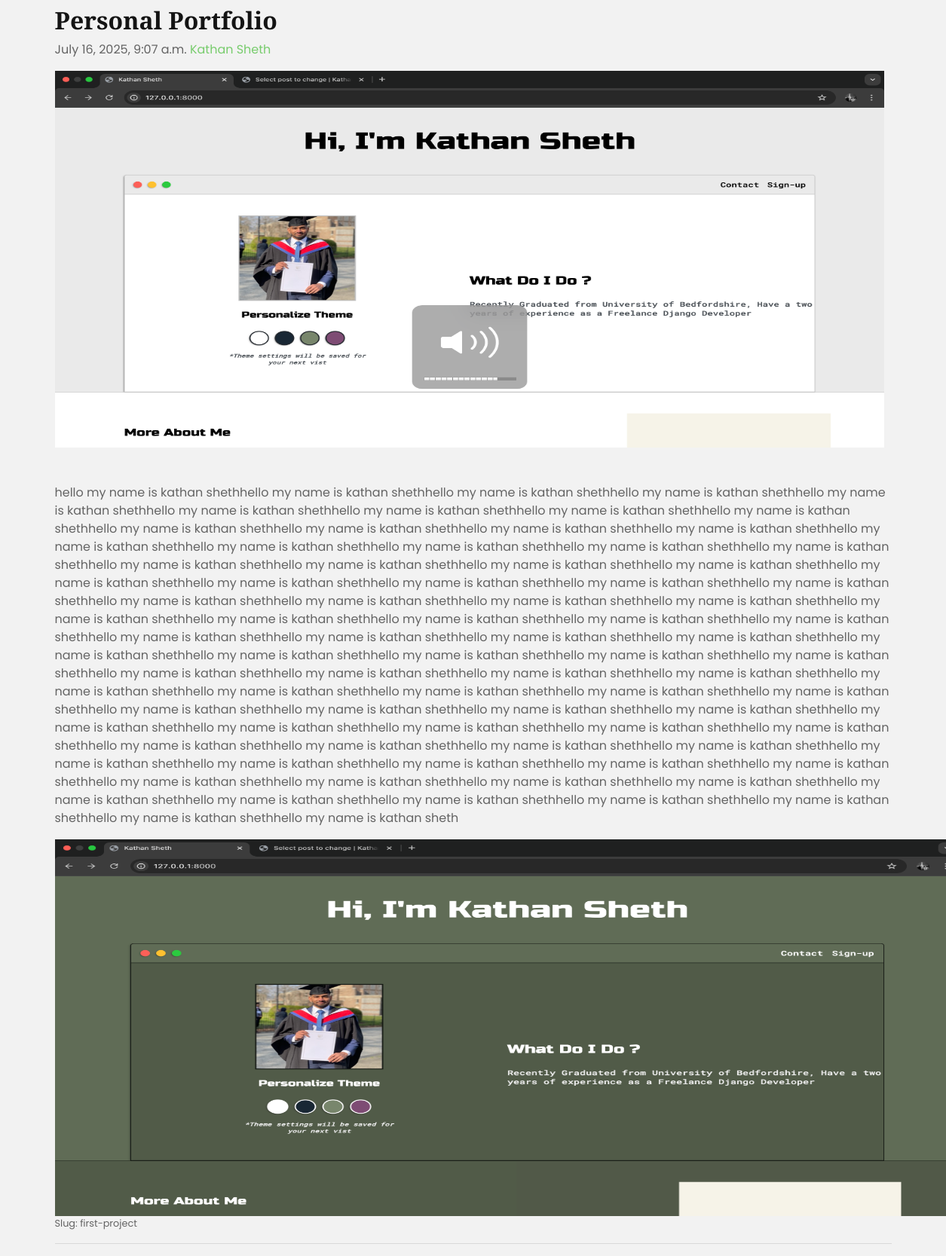
/home/projectpost/first-project/, run on an earlier commit of the app's database.
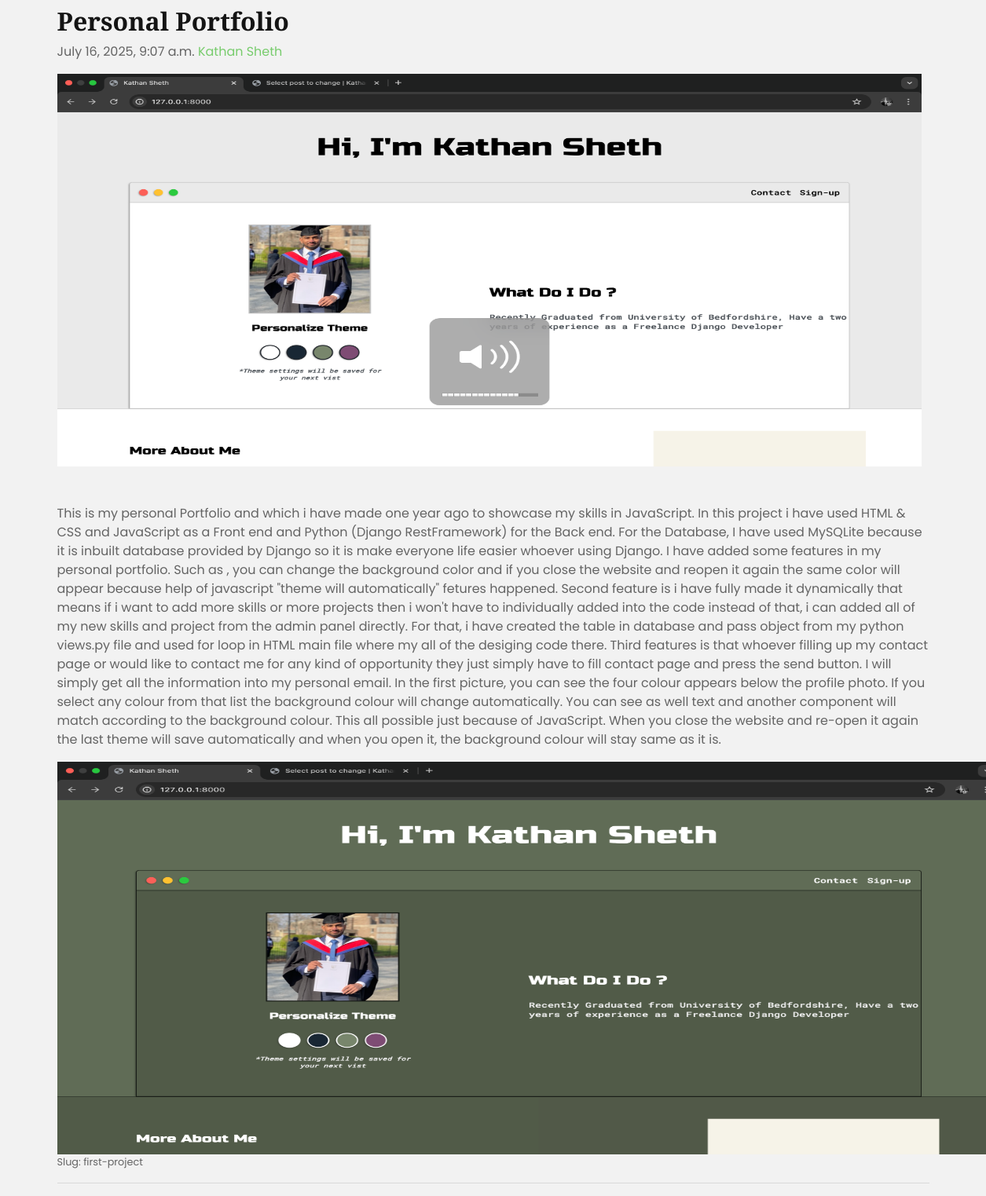
And on a later commit of the database.
### Home/models.py (models this page shows, shortened)
class Post(models.Model):
    sno = models.AutoField(primary_key=True)
    author = models.CharField(max_length=100)
    timestamp = models.DateTimeField(blank=True)
    title = models.CharField(max_length=150)
    slug = models.CharField(max_length=130, unique=True, blank=True)
    github_url = models.URLField(max_length=300, blank=True)
    content = models.TextField()

### Home/views.py (the view)
# urls.py: path('home/projectpost/<slug:slug>/', views.projectpost, name="projectpost"),
def projectpost(request, slug):
    post = get_object_or_404(Post, slug=slug)
    return render(request, 'home/projectpost.html', {'post':post})

### Home/templates/home/projectpost.html (shortened to what this page needs)
{% load static %}
<html lang="en">
    <head>
        <link href="https://cdnjs.cloudflare.com/ajax/libs/font-awesome/5.10.0/css/all.min.css" rel="stylesheet">
        <link href="{% static 'lib/owlcarousel/assets/owl.carousel.min.css' %}" rel="stylesheet">
        <link href="{% static 'lib/lightbox/css/lightbox.min.css' %}" rel="stylesheet">
        <link href="{% static 'css/style.css' %}" rel="stylesheet">
    </head>
    <body>
            <div class="container my-2">
                <div class="project-post">
                    <h2 class="project-post-title">{{post.title}}</h2>
                    <p class="project-post-meta">{{post.timestamp}} <a href="#">{{post.author}}</a></p>
                    <img src="{% static 'img/ss1.png' %}" alt="pictures" width="1100" height="500">
                    <br>
                    <br>
                    <br>
                    <p>{{post.content|safe}}</p>
                    <img src="{% static 'img/ss2.png' %}" alt="picture" width="1200" height="500">
                    <p><small>Slug: {{post.slug}}</small></p>
                    <hr>
                </div>
            </div>
</body>
</html>

What changed in the data, as far as the page shows it:
changed Post "Personal Portfolio": content "hello my name is kathan shethhello my name is kathan shethhello my name is kathan shethhello my name is kathan shethhello my name is kathan shethhello my name is kathan shethhello my name is kathan shethhello my name is kathan shethhello my name is kathan shethhello my name is kathan shethhello my name is kathan shethhello my name is kathan shethhello my name is kathan shethhello my name is kathan shethhello my name is kathan shethhello my name is kathan shethhello my name is kathan shethhello my name is kathan shethhello my name is kathan shethhello my name is kathan shethhello my name is kathan shethhello my name is kathan shethhello my name is kathan shethhello my name is kathan…" → "This is my personal Portfolio and which i have made one year ago to showcase my skills in JavaScript. In this project i have used HTML & CSS and JavaScript as a Front end and Python (Django RestFramework) for the Back end. For the Database, I have used MySQLite because it is inbuilt database provided by Django so it is make everyone life easier whoever using Django. I have added some features in my personal portfolio. Such as , you can change the background color and if you close the website and reopen it again the same color will appear because help of javascript \"theme will automatically\" fetures happened. Second feature is i have fully made it dynamically that means if i want to add more…"
